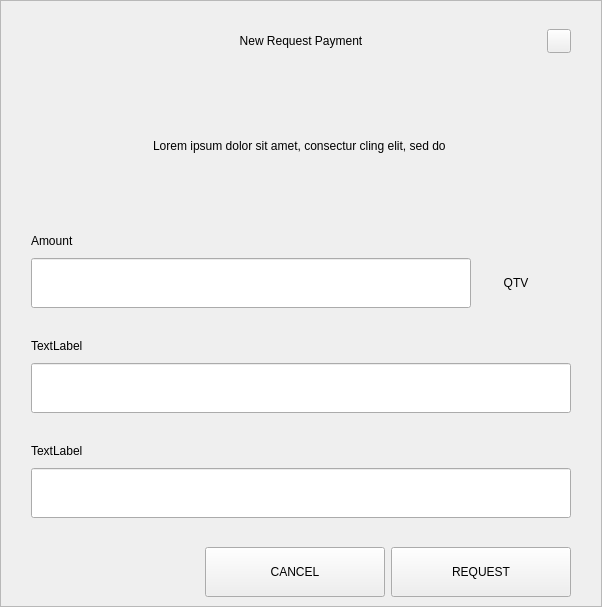
<?xml version="1.0" encoding="UTF-8"?>
<ui version="4.0">
 <class>RequestDialog</class>
 <widget class="QDialog" name="RequestDialog">
  <property name="geometry">
   <rect>
    <x>0</x>
    <y>0</y>
    <width>602</width>
    <height>607</height>
   </rect>
  </property>
  <property name="windowTitle">
   <string>Dialog</string>
  </property>
  <layout class="QVBoxLayout" name="verticalLayout_5">
   <property name="spacing">
    <number>0</number>
   </property>
   <property name="leftMargin">
    <number>0</number>
   </property>
   <property name="topMargin">
    <number>0</number>
   </property>
   <property name="rightMargin">
    <number>0</number>
   </property>
   <property name="bottomMargin">
    <number>0</number>
   </property>
   <item>
    <widget class="QFrame" name="frame">
     <property name="styleSheet">
      <string notr="true"/>
     </property>
     <property name="frameShape">
      <enum>QFrame::StyledPanel</enum>
     </property>
     <property name="frameShadow">
      <enum>QFrame::Raised</enum>
     </property>
     <layout class="QVBoxLayout" name="verticalLayout_4" stretch="1,0,0">
      <property name="spacing">
       <number>0</number>
      </property>
      <property name="leftMargin">
       <number>30</number>
      </property>
      <property name="topMargin">
       <number>20</number>
      </property>
      <property name="rightMargin">
       <number>30</number>
      </property>
      <property name="bottomMargin">
       <number>0</number>
      </property>
      <item>
       <layout class="QHBoxLayout" name="horizontalLayout_3">
        <property name="spacing">
         <number>0</number>
        </property>
        <item>
         <spacer name="horizontalSpacer_21">
          <property name="orientation">
           <enum>Qt::Horizontal</enum>
          </property>
          <property name="sizeHint" stdset="0">
           <size>
            <width>40</width>
            <height>20</height>
           </size>
          </property>
         </spacer>
        </item>
        <item>
         <widget class="QLabel" name="labelTitle">
          <property name="minimumSize">
           <size>
            <width>0</width>
            <height>40</height>
           </size>
          </property>
          <property name="maximumSize">
           <size>
            <width>16777215</width>
            <height>40</height>
           </size>
          </property>
          <property name="styleSheet">
           <string notr="true">padding-left:24px;</string>
          </property>
          <property name="text">
           <string>New Request Payment</string>
          </property>
          <property name="alignment">
           <set>Qt::AlignCenter</set>
          </property>
          <property name="margin">
           <number>7</number>
          </property>
         </widget>
        </item>
        <item>
         <spacer name="horizontalSpacer">
          <property name="orientation">
           <enum>Qt::Horizontal</enum>
          </property>
          <property name="sizeHint" stdset="0">
           <size>
            <width>40</width>
            <height>20</height>
           </size>
          </property>
         </spacer>
        </item>
        <item>
         <widget class="QPushButton" name="btnEsc">
          <property name="minimumSize">
           <size>
            <width>24</width>
            <height>24</height>
           </size>
          </property>
          <property name="maximumSize">
           <size>
            <width>24</width>
            <height>24</height>
           </size>
          </property>
          <property name="focusPolicy">
           <enum>Qt::NoFocus</enum>
          </property>
          <property name="text">
           <string/>
          </property>
         </widget>
        </item>
       </layout>
      </item>
      <item>
       <widget class="QStackedWidget" name="stack">
        <property name="minimumSize">
         <size>
          <width>540</width>
          <height>0</height>
         </size>
        </property>
        <property name="maximumSize">
         <size>
          <width>540</width>
          <height>16777215</height>
         </size>
        </property>
        <property name="currentIndex">
         <number>0</number>
        </property>
        <widget class="QWidget" name="page_1">
         <property name="minimumSize">
          <size>
           <width>540</width>
           <height>0</height>
          </size>
         </property>
         <property name="maximumSize">
          <size>
           <width>540</width>
           <height>16777215</height>
          </size>
         </property>
         <layout class="QVBoxLayout" name="layout1">
          <property name="spacing">
           <number>0</number>
          </property>
          <property name="leftMargin">
           <number>0</number>
          </property>
          <property name="topMargin">
           <number>0</number>
          </property>
          <property name="rightMargin">
           <number>0</number>
          </property>
          <property name="bottomMargin">
           <number>0</number>
          </property>
          <item>
           <spacer name="verticalSpacer_21">
            <property name="orientation">
             <enum>Qt::Vertical</enum>
            </property>
            <property name="sizeType">
             <enum>QSizePolicy::Fixed</enum>
            </property>
            <property name="sizeHint" stdset="0">
             <size>
              <width>20</width>
              <height>30</height>
             </size>
            </property>
           </spacer>
          </item>
          <item alignment="Qt::AlignHCenter">
           <widget class="QLabel" name="labelMessage">
            <property name="minimumSize">
             <size>
              <width>400</width>
              <height>50</height>
             </size>
            </property>
            <property name="text">
             <string>Lorem ipsum dolor sit amet, consectur cling elit, sed do </string>
            </property>
            <property name="alignment">
             <set>Qt::AlignCenter</set>
            </property>
            <property name="wordWrap">
             <bool>true</bool>
            </property>
           </widget>
          </item>
          <item alignment="Qt::AlignBottom">
           <widget class="QWidget" name="containerAmount" native="true">
            <layout class="QVBoxLayout" name="verticalLayout">
             <property name="spacing">
              <number>9</number>
             </property>
             <property name="leftMargin">
              <number>0</number>
             </property>
             <property name="topMargin">
              <number>0</number>
             </property>
             <property name="rightMargin">
              <number>0</number>
             </property>
             <property name="bottomMargin">
              <number>0</number>
             </property>
             <item>
              <widget class="QLabel" name="labelSubtitleAmount">
               <property name="minimumSize">
                <size>
                 <width>350</width>
                 <height>16</height>
                </size>
               </property>
               <property name="maximumSize">
                <size>
                 <width>16777215</width>
                 <height>16</height>
                </size>
               </property>
               <property name="text">
                <string>Amount</string>
               </property>
              </widget>
             </item>
             <item alignment="Qt::AlignTop">
              <widget class="QWidget" name="layoutAmount" native="true">
               <layout class="QHBoxLayout" name="horizontalLayout" stretch="2,0">
                <property name="spacing">
                 <number>0</number>
                </property>
                <property name="leftMargin">
                 <number>0</number>
                </property>
                <property name="topMargin">
                 <number>0</number>
                </property>
                <property name="rightMargin">
                 <number>0</number>
                </property>
                <property name="bottomMargin">
                 <number>0</number>
                </property>
                <item>
                 <widget class="QLineEdit" name="lineEditAmount">
                  <property name="minimumSize">
                   <size>
                    <width>0</width>
                    <height>50</height>
                   </size>
                  </property>
                  <property name="maximumSize">
                   <size>
                    <width>16777215</width>
                    <height>50</height>
                   </size>
                  </property>
                 </widget>
                </item>
                <item>
                 <widget class="QWidget" name="comboContainer" native="true">
                  <property name="minimumSize">
                   <size>
                    <width>100</width>
                    <height>50</height>
                   </size>
                  </property>
                  <property name="maximumSize">
                   <size>
                    <width>16777215</width>
                    <height>50</height>
                   </size>
                  </property>
                  <layout class="QHBoxLayout" name="horizontalLayout_31">
                   <property name="spacing">
                    <number>0</number>
                   </property>
                   <property name="leftMargin">
                    <number>0</number>
                   </property>
                   <property name="topMargin">
                    <number>0</number>
                   </property>
                   <property name="rightMargin">
                    <number>10</number>
                   </property>
                   <property name="bottomMargin">
                    <number>0</number>
                   </property>
                   <item>
                    <widget class="QLabel" name="comboBoxCoin">
                     <property name="text">
                      <string>QTV</string>
                     </property>
                     <property name="alignment">
                      <set>Qt::AlignCenter</set>
                     </property>
                    </widget>
                   </item>
                  </layout>
                 </widget>
                </item>
               </layout>
              </widget>
             </item>
            </layout>
           </widget>
          </item>
          <item>
           <spacer name="verticalSpacer_31">
            <property name="orientation">
             <enum>Qt::Vertical</enum>
            </property>
            <property name="sizeType">
             <enum>QSizePolicy::Fixed</enum>
            </property>
            <property name="sizeHint" stdset="0">
             <size>
              <width>20</width>
              <height>30</height>
             </size>
            </property>
           </spacer>
          </item>
          <item>
           <layout class="QVBoxLayout" name="verticalLayoutLabel">
            <property name="spacing">
             <number>9</number>
            </property>
            <item>
             <widget class="QLabel" name="labelSubtitleLabel">
              <property name="minimumSize">
               <size>
                <width>0</width>
                <height>16</height>
               </size>
              </property>
              <property name="maximumSize">
               <size>
                <width>16777215</width>
                <height>16</height>
               </size>
              </property>
              <property name="text">
               <string>TextLabel</string>
              </property>
             </widget>
            </item>
            <item>
             <widget class="QLineEdit" name="lineEditLabel">
              <property name="minimumSize">
               <size>
                <width>0</width>
                <height>50</height>
               </size>
              </property>
              <property name="maximumSize">
               <size>
                <width>16777215</width>
                <height>50</height>
               </size>
              </property>
             </widget>
            </item>
           </layout>
          </item>
          <item>
           <spacer name="verticalSpacer_34">
            <property name="orientation">
             <enum>Qt::Vertical</enum>
            </property>
            <property name="sizeType">
             <enum>QSizePolicy::Fixed</enum>
            </property>
            <property name="sizeHint" stdset="0">
             <size>
              <width>20</width>
              <height>30</height>
             </size>
            </property>
           </spacer>
          </item>
          <item>
           <layout class="QVBoxLayout" name="verticalLayoutDescription">
            <property name="spacing">
             <number>9</number>
            </property>
            <item>
             <widget class="QLabel" name="labelSubtitleDescription">
              <property name="minimumSize">
               <size>
                <width>0</width>
                <height>16</height>
               </size>
              </property>
              <property name="maximumSize">
               <size>
                <width>16777215</width>
                <height>16</height>
               </size>
              </property>
              <property name="text">
               <string>TextLabel</string>
              </property>
             </widget>
            </item>
            <item>
             <widget class="QLineEdit" name="lineEditDescription">
              <property name="minimumSize">
               <size>
                <width>0</width>
                <height>50</height>
               </size>
              </property>
              <property name="maximumSize">
               <size>
                <width>16777215</width>
                <height>50</height>
               </size>
              </property>
             </widget>
            </item>
            <item>
             <spacer name="verticalSpacer_4">
              <property name="orientation">
               <enum>Qt::Vertical</enum>
              </property>
              <property name="sizeType">
               <enum>QSizePolicy::Fixed</enum>
              </property>
              <property name="sizeHint" stdset="0">
               <size>
                <width>20</width>
                <height>20</height>
               </size>
              </property>
             </spacer>
            </item>
           </layout>
          </item>
         </layout>
        </widget>
        <widget class="QWidget" name="page_2">
         <layout class="QVBoxLayout" name="layout2">
          <item>
           <spacer name="verticalSpacer_5">
            <property name="orientation">
             <enum>Qt::Vertical</enum>
            </property>
            <property name="sizeType">
             <enum>QSizePolicy::Fixed</enum>
            </property>
            <property name="sizeHint" stdset="0">
             <size>
              <width>20</width>
              <height>50</height>
             </size>
            </property>
           </spacer>
          </item>
          <item alignment="Qt::AlignHCenter">
           <widget class="QLabel" name="labelQrImg">
            <property name="minimumSize">
             <size>
              <width>260</width>
              <height>260</height>
             </size>
            </property>
            <property name="maximumSize">
             <size>
              <width>260</width>
              <height>260</height>
             </size>
            </property>
            <property name="text">
             <string/>
            </property>
            <property name="alignment">
             <set>Qt::AlignCenter</set>
            </property>
           </widget>
          </item>
          <item>
           <spacer name="verticalSpacer_2">
            <property name="orientation">
             <enum>Qt::Vertical</enum>
            </property>
            <property name="sizeType">
             <enum>QSizePolicy::Fixed</enum>
            </property>
            <property name="sizeHint" stdset="0">
             <size>
              <width>20</width>
              <height>30</height>
             </size>
            </property>
           </spacer>
          </item>
          <item alignment="Qt::AlignHCenter">
           <widget class="QLabel" name="labelAddress">
            <property name="text">
             <string>D7VFR83SQbiezrW72hjcWJtcfip5krte2Z </string>
            </property>
           </widget>
          </item>
          <item>
           <spacer name="verticalSpacer_32">
            <property name="orientation">
             <enum>Qt::Vertical</enum>
            </property>
            <property name="sizeType">
             <enum>QSizePolicy::Expanding</enum>
            </property>
            <property name="sizeHint" stdset="0">
             <size>
              <width>20</width>
              <height>20</height>
             </size>
            </property>
           </spacer>
          </item>
          <item>
           <layout class="QHBoxLayout" name="horizontal">
            <property name="leftMargin">
             <number>20</number>
            </property>
            <property name="rightMargin">
             <number>20</number>
            </property>
            <property name="bottomMargin">
             <number>20</number>
            </property>
            <item>
             <spacer name="horizontalSpacer_4">
              <property name="orientation">
               <enum>Qt::Horizontal</enum>
              </property>
              <property name="sizeHint" stdset="0">
               <size>
                <width>40</width>
                <height>20</height>
               </size>
              </property>
             </spacer>
            </item>
            <item>
             <widget class="QPushButton" name="btnCopyAddress">
              <property name="minimumSize">
               <size>
                <width>180</width>
                <height>50</height>
               </size>
              </property>
              <property name="text">
               <string>COPY ADDRESS</string>
              </property>
             </widget>
            </item>
            <item>
             <widget class="QPushButton" name="btnCopyUrl">
              <property name="minimumSize">
               <size>
                <width>180</width>
                <height>50</height>
               </size>
              </property>
              <property name="text">
               <string>COPY URL</string>
              </property>
             </widget>
            </item>
            <item>
             <spacer name="horizontalSpacer_2">
              <property name="orientation">
               <enum>Qt::Horizontal</enum>
              </property>
              <property name="sizeHint" stdset="0">
               <size>
                <width>40</width>
                <height>20</height>
               </size>
              </property>
             </spacer>
            </item>
           </layout>
          </item>
         </layout>
        </widget>
       </widget>
      </item>
      <item>
       <widget class="QWidget" name="buttonsStack" native="true">
        <layout class="QHBoxLayout" name="horizontalLayout_5">
         <property name="leftMargin">
          <number>20</number>
         </property>
         <property name="rightMargin">
          <number>0</number>
         </property>
         <item>
          <spacer name="horizontalSpacer_41">
           <property name="orientation">
            <enum>Qt::Horizontal</enum>
           </property>
           <property name="sizeHint" stdset="0">
            <size>
             <width>40</width>
             <height>20</height>
            </size>
           </property>
          </spacer>
         </item>
         <item>
          <widget class="QPushButton" name="btnCancel">
           <property name="minimumSize">
            <size>
             <width>180</width>
             <height>50</height>
            </size>
           </property>
           <property name="focusPolicy">
            <enum>Qt::NoFocus</enum>
           </property>
           <property name="text">
            <string>CANCEL</string>
           </property>
          </widget>
         </item>
         <item>
          <widget class="QPushButton" name="btnSave">
           <property name="minimumSize">
            <size>
             <width>180</width>
             <height>50</height>
            </size>
           </property>
           <property name="focusPolicy">
            <enum>Qt::NoFocus</enum>
           </property>
           <property name="text">
            <string>REQUEST</string>
           </property>
          </widget>
         </item>
        </layout>
       </widget>
      </item>
     </layout>
    </widget>
   </item>
  </layout>
 </widget>
 <resources/>
 <connections/>
</ui>
